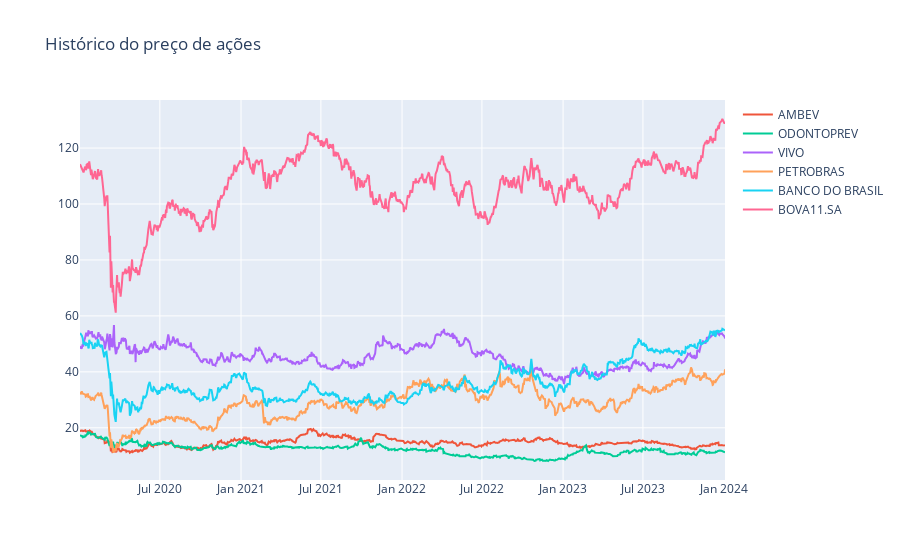

Notebook source saved alongside this figure:
### Code cell
figura = px.line(title='Histórico do preço de ações')
for i in acoes_ex_df.columns[1:]:
    figura.add_scatter(x=acoes_ex_df['Date'], y=acoes_ex_df[i], name=i)
figura.show()

### Figure 1 — Plotly figure (JSON) as saved in the notebook; plotly's stock layout.template omitted (floating-point values rounded to 4 significant figures; data arrays with more than 128 entries replaced by an {"elided": "..."} marker saying what was removed)
{"data": [{"hovertemplate": "<extra></extra>", "legendgroup": "", "line": {"color": "#636efa", "dash": "solid"}, "marker": {"symbol": "circle"}, "mode": "lines", "name": "", "orientation": "v", "showlegend": false, "type": "scatter", "xaxis": "x", "yaxis": "y"}, {"name": "AMBEV", "type": "scatter", "x": {"elided": "995 str values"}, "y": {"elided": "995 float values"}}, {"name": "ODONTOPREV", "type": "scatter", "x": {"elided": "995 str values"}, "y": {"elided": "995 float values"}}, {"name": "VIVO", "type": "scatter", "x": {"elided": "995 str values"}, "y": {"elided": "995 float values"}}, {"name": "PETROBRAS", "type": "scatter", "x": {"elided": "995 str values"}, "y": {"elided": "995 float values"}}, {"name": "BANCO DO BRASIL", "type": "scatter", "x": {"elided": "995 str values"}, "y": {"elided": "995 float values"}}, {"name": "BOVA11.SA", "type": "scatter", "x": {"elided": "995 str values"}, "y": {"elided": "995 float values"}}], "layout": {"legend": {"tracegroupgap": 0}, "title": {"text": "Histórico do preço de ações"}, "xaxis": {"anchor": "y", "domain": [0, 1]}, "yaxis": {"anchor": "x", "domain": [0, 1]}}}
